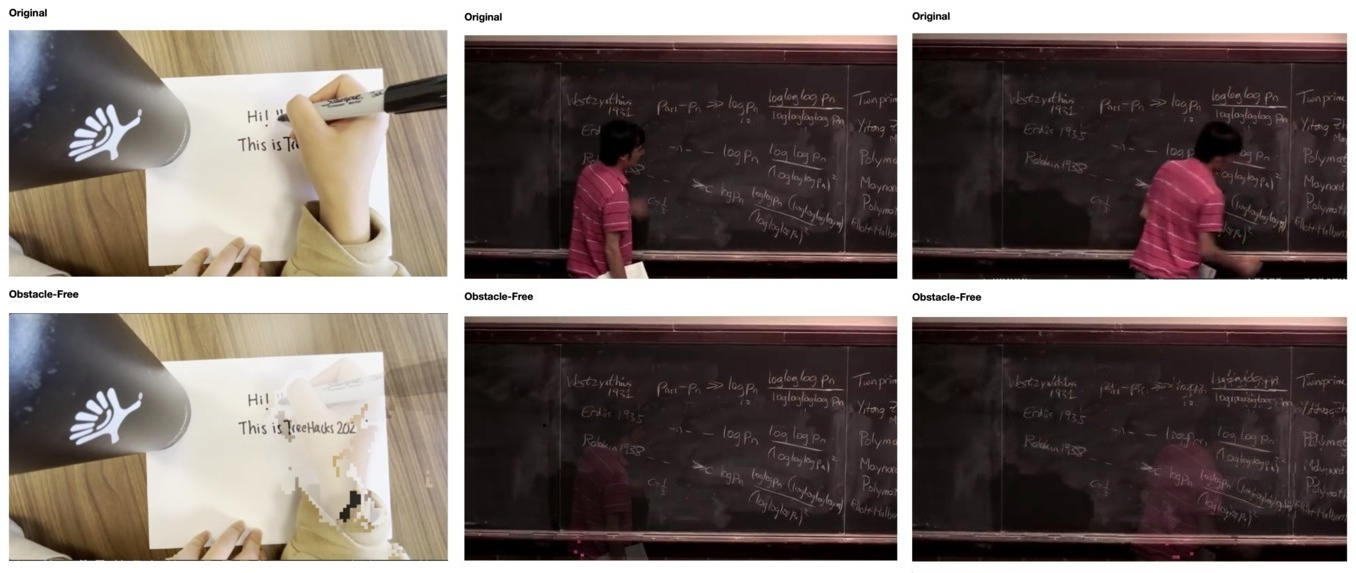
#> input picture images/image.jpg, 1356 x 573 px
$ python -i enhanced_frame.py   (imports and definitions only)   (older library calls are emulated)
#> lines starting #> are read from the running program, lines starting #| are printed output that depends on the picture
#> further down, picture is the input picture: shape (573, 1356, 3); mean B, G, R 102.7, 106.7, 117.9
import cv2
import numpy as np

def enhanced_frame(frame):
    rgb_planes = cv2.split(frame)
    for plane in rgb_planes:

        # Increases the object area used to accentuate features
        dilated_img = cv2.dilate(plane, np.ones((10, 10), np.uint8))

        # This operation processes the edges while removing the noise.
        bg_img = cv2.medianBlur(dilated_img, 21)

        # Absdiff calculates the per-element absolute difference between two arrays
        diff_img = 255 - cv2.absdiff(plane, bg_img)

        # Normalize the image
        norm_img = cv2.normalize(diff_img, None, alpha=0, beta=255, norm_type=cv2.NORM_MINMAX, dtype=cv2.CV_8UC1)

        # Threshold the image
        th = cv2.adaptiveThreshold(norm_img,
                                   240,  # maximum value assigned to pixel values exceeding the threshold
                                   cv2.ADAPTIVE_THRESH_GAUSSIAN_C,  # gaussian weighted sum of neighborhood
                                   cv2.THRESH_BINARY,  # thresholding type
                                   3,  # block size (5x5 window)
                                   7)  # constant
        # Invert
        bh = np.invert(norm_img)
#> this loop made 3 passes
#> pass 1, in enhanced_frame, `bg_img = cv2.medianBlur(dilated_img, 21)`:
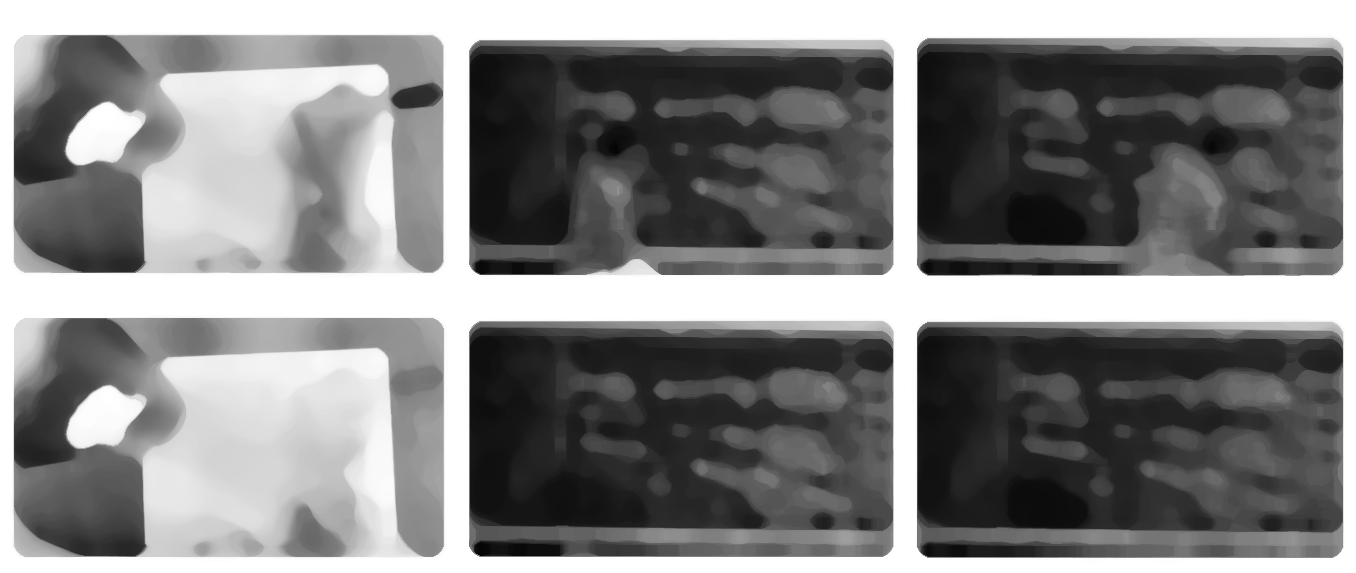
#> bg_img: shape (573, 1356); min 5, max 255, mean 131.6
#> pass 1, in enhanced_frame, `th = cv2.adaptiveThreshold(norm_img, 240,`:
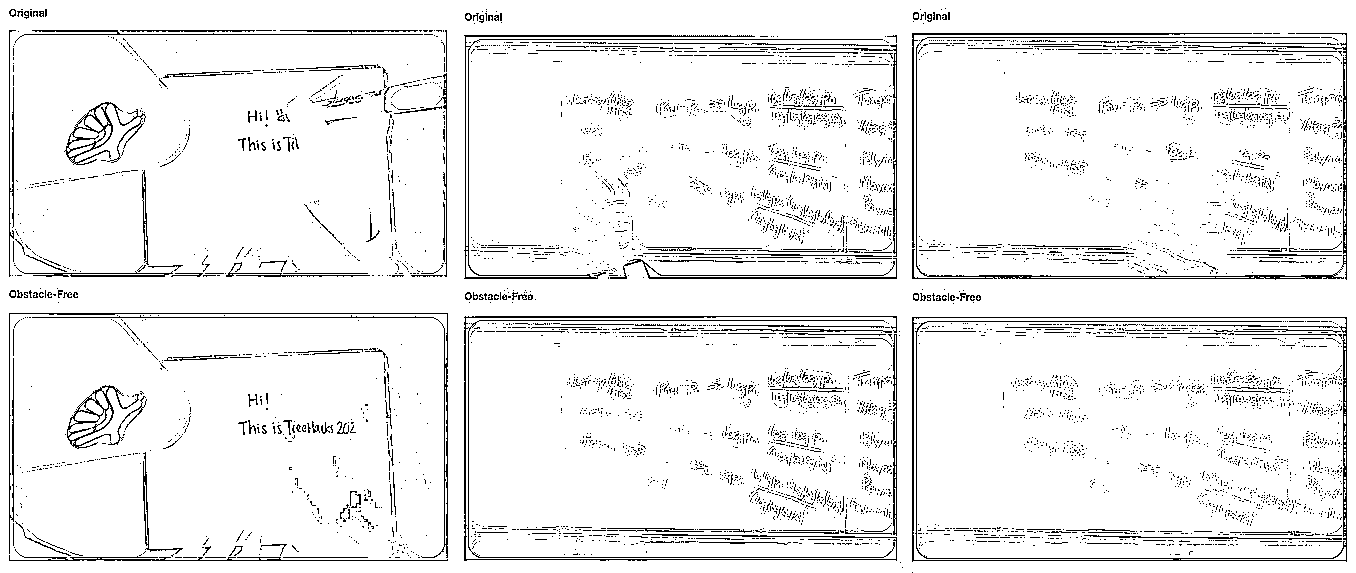
#> th: shape (573, 1356); values 0 (black) and 240 (white), 93.5% white; black in thin lines or dots
#> after the loop:
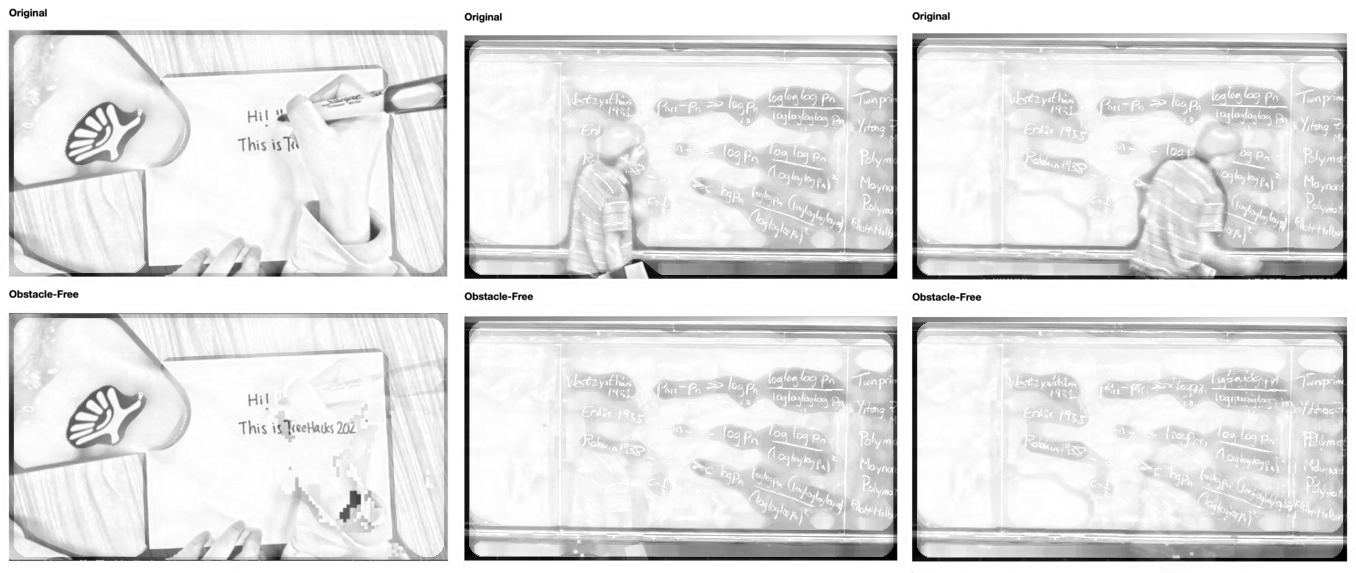
#> diff_img: shape (573, 1356); min 0, max 255, mean 226.7
#> after the loop:
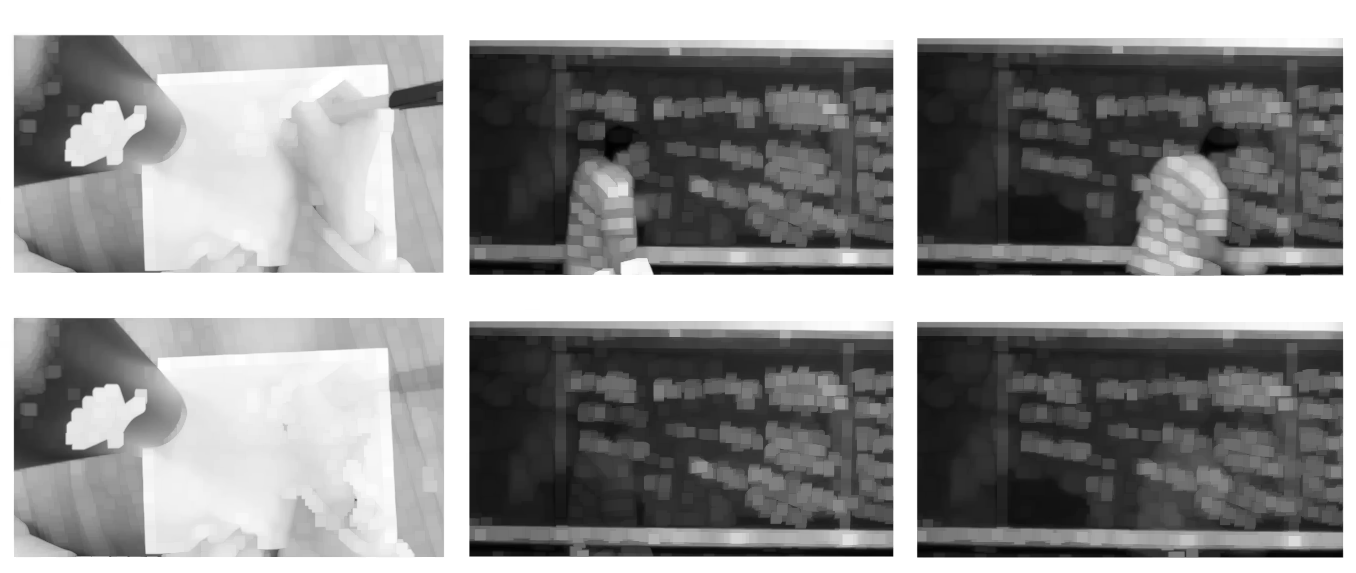
#> dilated_img: shape (573, 1356); min 1, max 255, mean 144.4

    return bh


# Path: Otsu Thresholding
# # Convert to grayscale
# gray = cv2.cvtColor(norm_img, cv2.COLOR_BGR2GRAY)
#
# # Apply median filter
# median = cv2.medianBlur(gray, 5)
#
# # Apply adaptive threshold
# thresh = cv2.adaptiveThreshold(median, 255, cv2.ADAPTIVE_THRESH_GAUSSIAN_C, cv2.THRESH_BINARY, 11, 2)
#
# # Apply dilation and erosion to remove some noise
# kernel = np.ones((1, 1), np.uint8)
# opening = cv2.morphologyEx(thresh, cv2.MORPH_OPEN, kernel, iterations=2)
# closing = cv2.morphologyEx(opening, cv2.MORPH_CLOSE, kernel, iterations=2)
#
# # Apply Otsu threshold
# ret, otsu = cv2.threshold(closing, 0, 255, cv2.THRESH_BINARY + cv2.THRESH_OTSU)
#
# return otsu


## ONE ATTEMPT ##
# ret, foreground = cv2.threshold(frame, 200, 255, cv2.THRESH_BINARY)
# ret, shadow = cv2.threshold(frame, 200, 255, cv2.THRESH_TOZERO_INV)
# # stack images vertically
# res = np.concatenate((frame, foreground, shadow), axis=0)
# return res

>>> import cv2
>>> picture = cv2.imread('../images/image.jpg')
>>> result = enhanced_frame(picture)
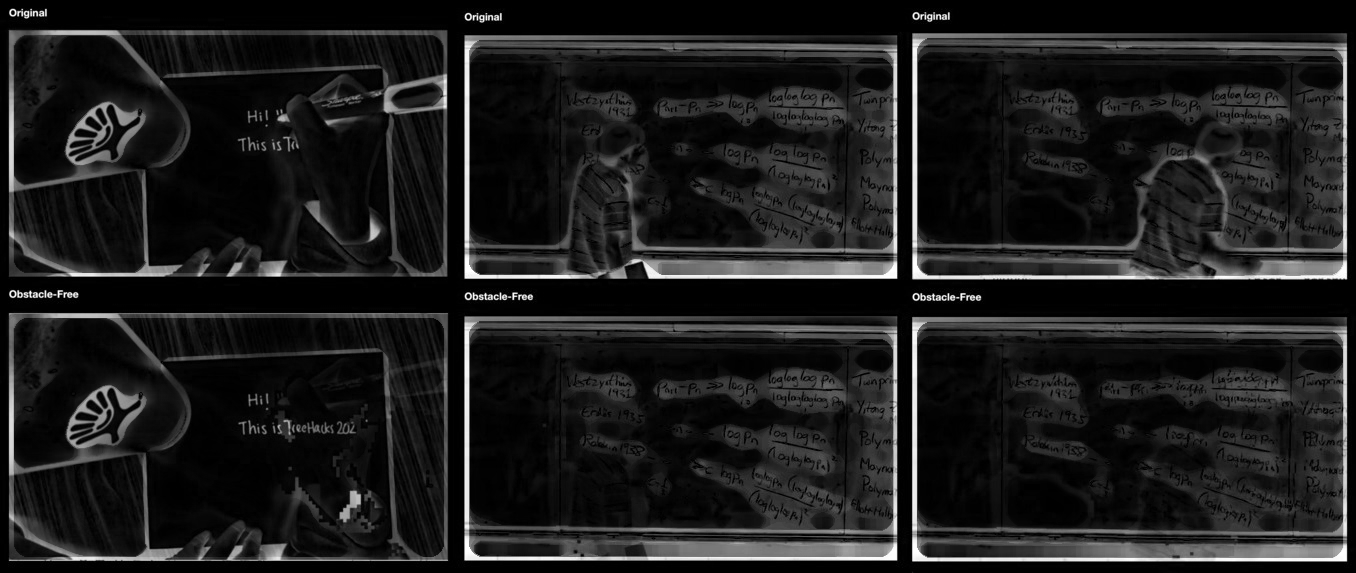
#> result: shape (573, 1356); min 0, max 255, mean 28.3
